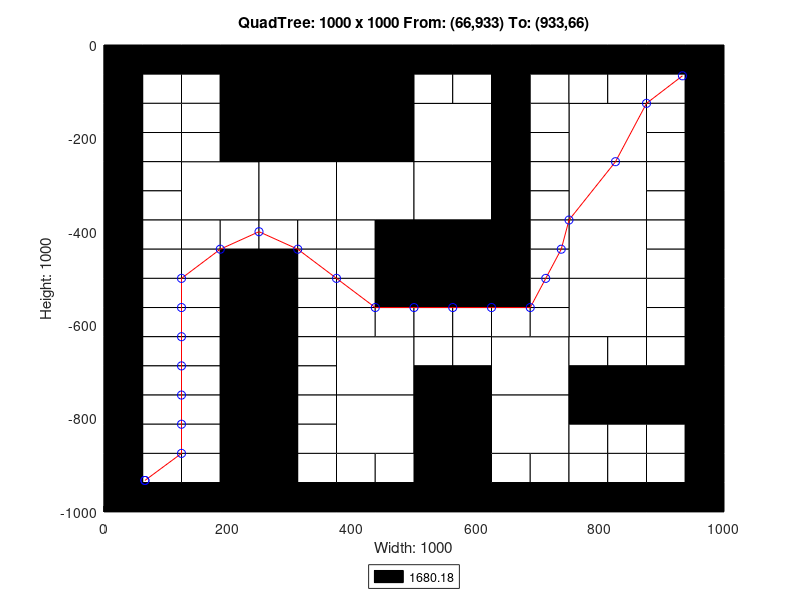

Source code (MATLAB):
axis([0 1000 -1000 0]);
title('QuadTree: 1000 x 1000 From: (66,933) To: (933,66)');
xlabel('Width: 1000');
ylabel('Height: 1000');
rectangle('Position',[250 -250 250 250], 'FaceColor',[0 0 0]);
rectangle('Position',[125 -375 125 125], 'FaceColor',[1 1 1]);
rectangle('Position',[250 -375 125 125], 'FaceColor',[1 1 1]);
rectangle('Position',[375 -375 125 125], 'FaceColor',[1 1 1]);
rectangle('Position',[500 -250 125 125], 'FaceColor',[1 1 1]);
rectangle('Position',[750 -250 125 125], 'FaceColor',[1 1 1]);
rectangle('Position',[500 -375 125 125], 'FaceColor',[1 1 1]);
rectangle('Position',[500 -500 125 125], 'FaceColor',[0 0 0]);
rectangle('Position',[750 -375 125 125], 'FaceColor',[1 1 1]);
rectangle('Position',[750 -500 125 125], 'FaceColor',[1 1 1]);
rectangle('Position',[375 -750 125 125], 'FaceColor',[1 1 1]);
rectangle('Position',[375 -875 125 125], 'FaceColor',[1 1 1]);
rectangle('Position',[625 -750 125 125], 'FaceColor',[1 1 1]);
rectangle('Position',[750 -625 125 125], 'FaceColor',[1 1 1]);
rectangle('Position',[500 -875 125 125], 'FaceColor',[0 0 0]);
rectangle('Position',[625 -875 125 125], 'FaceColor',[1 1 1]);
rectangle('Position',[500 -1000 125 125], 'FaceColor',[0 0 0]);
rectangle('Position',[0 -62.5 62.5 62.5], 'FaceColor',[0 0 0]);
rectangle('Position',[62.5 -62.5 62.5 62.5], 'FaceColor',[0 0 0]);
rectangle('Position',[0 -125 62.5 62.5], 'FaceColor',[0 0 0]);
rectangle('Position',[62.5 -125 62.5 62.5], 'FaceColor',[1 1 1]);
rectangle('Position',[125 -62.5 62.5 62.5], 'FaceColor',[0 0 0]);
rectangle('Position',[187.5 -62.5 62.5 62.5], 'FaceColor',[0 0 0]);
rectangle('Position',[125 -125 62.5 62.5], 'FaceColor',[1 1 1]);
rectangle('Position',[187.5 -125 62.5 62.5], 'FaceColor',[0 0 0]);
rectangle('Position',[0 -187.5 62.5 62.5], 'FaceColor',[0 0 0]);
rectangle('Position',[62.5 -187.5 62.5 62.5], 'FaceColor',[1 1 1]);
rectangle('Position',[0 -250 62.5 62.5], 'FaceColor',[0 0 0]);
rectangle('Position',[62.5 -250 62.5 62.5], 'FaceColor',[1 1 1]);
rectangle('Position',[125 -187.5 62.5 62.5], 'FaceColor',[1 1 1]);
rectangle('Position',[187.5 -187.5 62.5 62.5], 'FaceColor',[0 0 0]);
rectangle('Position',[125 -250 62.5 62.5], 'FaceColor',[1 1 1]);
rectangle('Position',[187.5 -250 62.5 62.5], 'FaceColor',[0 0 0]);
rectangle('Position',[0 -312.5 62.5 62.5], 'FaceColor',[0 0 0]);
rectangle('Position',[62.5 -312.5 62.5 62.5], 'FaceColor',[1 1 1]);
rectangle('Position',[0 -375 62.5 62.5], 'FaceColor',[0 0 0]);
rectangle('Position',[62.5 -375 62.5 62.5], 'FaceColor',[1 1 1]);
rectangle('Position',[0 -437.5 62.5 62.5], 'FaceColor',[0 0 0]);
rectangle('Position',[62.5 -437.5 62.5 62.5], 'FaceColor',[1 1 1]);
rectangle('Position',[0 -500 62.5 62.5], 'FaceColor',[0 0 0]);
rectangle('Position',[62.5 -500 62.5 62.5], 'FaceColor',[1 1 1]);
rectangle('Position',[125 -437.5 62.5 62.5], 'FaceColor',[1 1 1]);
rectangle('Position',[187.5 -437.5 62.5 62.5], 'FaceColor',[1 1 1]);
rectangle('Position',[125 -500 62.5 62.5], 'FaceColor',[1 1 1]);
rectangle('Position',[187.5 -500 62.5 62.5], 'FaceColor',[0 0 0]);
rectangle('Position',[250 -437.5 62.5 62.5], 'FaceColor',[1 1 1]);
rectangle('Position',[312.5 -437.5 62.5 62.5], 'FaceColor',[1 1 1]);
rectangle('Position',[250 -500 62.5 62.5], 'FaceColor',[0 0 0]);
rectangle('Position',[312.5 -500 62.5 62.5], 'FaceColor',[1 1 1]);
rectangle('Position',[375 -437.5 62.5 62.5], 'FaceColor',[1 1 1]);
rectangle('Position',[437.5 -437.5 62.5 62.5], 'FaceColor',[0 0 0]);
rectangle('Position',[375 -500 62.5 62.5], 'FaceColor',[1 1 1]);
rectangle('Position',[437.5 -500 62.5 62.5], 'FaceColor',[0 0 0]);
rectangle('Position',[500 -62.5 62.5 62.5], 'FaceColor',[0 0 0]);
rectangle('Position',[562.5 -62.5 62.5 62.5], 'FaceColor',[0 0 0]);
rectangle('Position',[500 -125 62.5 62.5], 'FaceColor',[1 1 1]);
rectangle('Position',[562.5 -125 62.5 62.5], 'FaceColor',[1 1 1]);
rectangle('Position',[625 -62.5 62.5 62.5], 'FaceColor',[0 0 0]);
rectangle('Position',[687.5 -62.5 62.5 62.5], 'FaceColor',[0 0 0]);
rectangle('Position',[625 -125 62.5 62.5], 'FaceColor',[0 0 0]);
rectangle('Position',[687.5 -125 62.5 62.5], 'FaceColor',[1 1 1]);
rectangle('Position',[625 -187.5 62.5 62.5], 'FaceColor',[0 0 0]);
rectangle('Position',[687.5 -187.5 62.5 62.5], 'FaceColor',[1 1 1]);
rectangle('Position',[625 -250 62.5 62.5], 'FaceColor',[0 0 0]);
rectangle('Position',[687.5 -250 62.5 62.5], 'FaceColor',[1 1 1]);
rectangle('Position',[750 -62.5 62.5 62.5], 'FaceColor',[0 0 0]);
rectangle('Position',[812.5 -62.5 62.5 62.5], 'FaceColor',[0 0 0]);
rectangle('Position',[750 -125 62.5 62.5], 'FaceColor',[1 1 1]);
rectangle('Position',[812.5 -125 62.5 62.5], 'FaceColor',[1 1 1]);
rectangle('Position',[875 -62.5 62.5 62.5], 'FaceColor',[0 0 0]);
rectangle('Position',[937.5 -62.5 62.5 62.5], 'FaceColor',[0 0 0]);
rectangle('Position',[875 -125 62.5 62.5], 'FaceColor',[1 1 1]);
rectangle('Position',[937.5 -125 62.5 62.5], 'FaceColor',[0 0 0]);
rectangle('Position',[875 -187.5 62.5 62.5], 'FaceColor',[1 1 1]);
rectangle('Position',[937.5 -187.5 62.5 62.5], 'FaceColor',[0 0 0]);
rectangle('Position',[875 -250 62.5 62.5], 'FaceColor',[1 1 1]);
rectangle('Position',[937.5 -250 62.5 62.5], 'FaceColor',[0 0 0]);
rectangle('Position',[625 -312.5 62.5 62.5], 'FaceColor',[0 0 0]);
rectangle('Position',[687.5 -312.5 62.5 62.5], 'FaceColor',[1 1 1]);
rectangle('Position',[625 -375 62.5 62.5], 'FaceColor',[0 0 0]);
rectangle('Position',[687.5 -375 62.5 62.5], 'FaceColor',[1 1 1]);
rectangle('Position',[625 -437.5 62.5 62.5], 'FaceColor',[0 0 0]);
rectangle('Position',[687.5 -437.5 62.5 62.5], 'FaceColor',[1 1 1]);
rectangle('Position',[625 -500 62.5 62.5], 'FaceColor',[0 0 0]);
rectangle('Position',[687.5 -500 62.5 62.5], 'FaceColor',[1 1 1]);
rectangle('Position',[875 -312.5 62.5 62.5], 'FaceColor',[1 1 1]);
rectangle('Position',[937.5 -312.5 62.5 62.5], 'FaceColor',[0 0 0]);
rectangle('Position',[875 -375 62.5 62.5], 'FaceColor',[1 1 1]);
rectangle('Position',[937.5 -375 62.5 62.5], 'FaceColor',[0 0 0]);
rectangle('Position',[875 -437.5 62.5 62.5], 'FaceColor',[1 1 1]);
rectangle('Position',[937.5 -437.5 62.5 62.5], 'FaceColor',[0 0 0]);
rectangle('Position',[875 -500 62.5 62.5], 'FaceColor',[1 1 1]);
rectangle('Position',[937.5 -500 62.5 62.5], 'FaceColor',[0 0 0]);
rectangle('Position',[0 -562.5 62.5 62.5], 'FaceColor',[0 0 0]);
rectangle('Position',[62.5 -562.5 62.5 62.5], 'FaceColor',[1 1 1]);
rectangle('Position',[0 -625 62.5 62.5], 'FaceColor',[0 0 0]);
rectangle('Position',[62.5 -625 62.5 62.5], 'FaceColor',[1 1 1]);
rectangle('Position',[125 -562.5 62.5 62.5], 'FaceColor',[1 1 1]);
rectangle('Position',[187.5 -562.5 62.5 62.5], 'FaceColor',[0 0 0]);
rectangle('Position',[125 -625 62.5 62.5], 'FaceColor',[1 1 1]);
rectangle('Position',[187.5 -625 62.5 62.5], 'FaceColor',[0 0 0]);
rectangle('Position',[0 -687.5 62.5 62.5], 'FaceColor',[0 0 0]);
rectangle('Position',[62.5 -687.5 62.5 62.5], 'FaceColor',[1 1 1]);
rectangle('Position',[0 -750 62.5 62.5], 'FaceColor',[0 0 0]);
rectangle('Position',[62.5 -750 62.5 62.5], 'FaceColor',[1 1 1]);
rectangle('Position',[125 -687.5 62.5 62.5], 'FaceColor',[1 1 1]);
rectangle('Position',[187.5 -687.5 62.5 62.5], 'FaceColor',[0 0 0]);
rectangle('Position',[125 -750 62.5 62.5], 'FaceColor',[1 1 1]);
rectangle('Position',[187.5 -750 62.5 62.5], 'FaceColor',[0 0 0]);
rectangle('Position',[250 -562.5 62.5 62.5], 'FaceColor',[0 0 0]);
rectangle('Position',[312.5 -562.5 62.5 62.5], 'FaceColor',[1 1 1]);
rectangle('Position',[250 -625 62.5 62.5], 'FaceColor',[0 0 0]);
rectangle('Position',[312.5 -625 62.5 62.5], 'FaceColor',[1 1 1]);
rectangle('Position',[375 -562.5 62.5 62.5], 'FaceColor',[1 1 1]);
rectangle('Position',[437.5 -562.5 62.5 62.5], 'FaceColor',[0 0 0]);
rectangle('Position',[375 -625 62.5 62.5], 'FaceColor',[1 1 1]);
rectangle('Position',[437.5 -625 62.5 62.5], 'FaceColor',[1 1 1]);
rectangle('Position',[250 -687.5 62.5 62.5], 'FaceColor',[0 0 0]);
rectangle('Position',[312.5 -687.5 62.5 62.5], 'FaceColor',[1 1 1]);
rectangle('Position',[250 -750 62.5 62.5], 'FaceColor',[0 0 0]);
rectangle('Position',[312.5 -750 62.5 62.5], 'FaceColor',[1 1 1]);
rectangle('Position',[0 -812.5 62.5 62.5], 'FaceColor',[0 0 0]);
rectangle('Position',[62.5 -812.5 62.5 62.5], 'FaceColor',[1 1 1]);
rectangle('Position',[0 -875 62.5 62.5], 'FaceColor',[0 0 0]);
rectangle('Position',[62.5 -875 62.5 62.5], 'FaceColor',[1 1 1]);
rectangle('Position',[125 -812.5 62.5 62.5], 'FaceColor',[1 1 1]);
rectangle('Position',[187.5 -812.5 62.5 62.5], 'FaceColor',[0 0 0]);
rectangle('Position',[125 -875 62.5 62.5], 'FaceColor',[1 1 1]);
rectangle('Position',[187.5 -875 62.5 62.5], 'FaceColor',[0 0 0]);
rectangle('Position',[0 -937.5 62.5 62.5], 'FaceColor',[0 0 0]);
rectangle('Position',[62.5 -937.5 62.5 62.5], 'FaceColor',[1 1 1]);
rectangle('Position',[0 -1000 62.5 62.5], 'FaceColor',[0 0 0]);
rectangle('Position',[62.5 -1000 62.5 62.5], 'FaceColor',[0 0 0]);
rectangle('Position',[125 -937.5 62.5 62.5], 'FaceColor',[1 1 1]);
rectangle('Position',[187.5 -937.5 62.5 62.5], 'FaceColor',[0 0 0]);
rectangle('Position',[125 -1000 62.5 62.5], 'FaceColor',[0 0 0]);
rectangle('Position',[187.5 -1000 62.5 62.5], 'FaceColor',[0 0 0]);
rectangle('Position',[250 -812.5 62.5 62.5], 'FaceColor',[0 0 0]);
rectangle('Position',[312.5 -812.5 62.5 62.5], 'FaceColor',[1 1 1]);
rectangle('Position',[250 -875 62.5 62.5], 'FaceColor',[0 0 0]);
rectangle('Position',[312.5 -875 62.5 62.5], 'FaceColor',[1 1 1]);
rectangle('Position',[250 -937.5 62.5 62.5], 'FaceColor',[0 0 0]);
rectangle('Position',[312.5 -937.5 62.5 62.5], 'FaceColor',[1 1 1]);
rectangle('Position',[250 -1000 62.5 62.5], 'FaceColor',[0 0 0]);
rectangle('Position',[312.5 -1000 62.5 62.5], 'FaceColor',[0 0 0]);
rectangle('Position',[375 -937.5 62.5 62.5], 'FaceColor',[1 1 1]);
rectangle('Position',[437.5 -937.5 62.5 62.5], 'FaceColor',[1 1 1]);
rectangle('Position',[375 -1000 62.5 62.5], 'FaceColor',[0 0 0]);
rectangle('Position',[437.5 -1000 62.5 62.5], 'FaceColor',[0 0 0]);
rectangle('Position',[500 -562.5 62.5 62.5], 'FaceColor',[0 0 0]);
rectangle('Position',[562.5 -562.5 62.5 62.5], 'FaceColor',[0 0 0]);
rectangle('Position',[500 -625 62.5 62.5], 'FaceColor',[1 1 1]);
rectangle('Position',[562.5 -625 62.5 62.5], 'FaceColor',[1 1 1]);
rectangle('Position',[625 -562.5 62.5 62.5], 'FaceColor',[0 0 0]);
rectangle('Position',[687.5 -562.5 62.5 62.5], 'FaceColor',[1 1 1]);
rectangle('Position',[625 -625 62.5 62.5], 'FaceColor',[1 1 1]);
rectangle('Position',[687.5 -625 62.5 62.5], 'FaceColor',[1 1 1]);
rectangle('Position',[500 -687.5 62.5 62.5], 'FaceColor',[1 1 1]);
rectangle('Position',[562.5 -687.5 62.5 62.5], 'FaceColor',[1 1 1]);
rectangle('Position',[500 -750 62.5 62.5], 'FaceColor',[0 0 0]);
rectangle('Position',[562.5 -750 62.5 62.5], 'FaceColor',[0 0 0]);
rectangle('Position',[875 -562.5 62.5 62.5], 'FaceColor',[1 1 1]);
rectangle('Position',[937.5 -562.5 62.5 62.5], 'FaceColor',[0 0 0]);
rectangle('Position',[875 -625 62.5 62.5], 'FaceColor',[1 1 1]);
rectangle('Position',[937.5 -625 62.5 62.5], 'FaceColor',[0 0 0]);
rectangle('Position',[750 -687.5 62.5 62.5], 'FaceColor',[1 1 1]);
rectangle('Position',[812.5 -687.5 62.5 62.5], 'FaceColor',[1 1 1]);
rectangle('Position',[750 -750 62.5 62.5], 'FaceColor',[0 0 0]);
rectangle('Position',[812.5 -750 62.5 62.5], 'FaceColor',[0 0 0]);
rectangle('Position',[875 -687.5 62.5 62.5], 'FaceColor',[1 1 1]);
rectangle('Position',[937.5 -687.5 62.5 62.5], 'FaceColor',[0 0 0]);
rectangle('Position',[875 -750 62.5 62.5], 'FaceColor',[0 0 0]);
rectangle('Position',[937.5 -750 62.5 62.5], 'FaceColor',[0 0 0]);
rectangle('Position',[625 -937.5 62.5 62.5], 'FaceColor',[1 1 1]);
rectangle('Position',[687.5 -937.5 62.5 62.5], 'FaceColor',[1 1 1]);
rectangle('Position',[625 -1000 62.5 62.5], 'FaceColor',[0 0 0]);
rectangle('Position',[687.5 -1000 62.5 62.5], 'FaceColor',[0 0 0]);
rectangle('Position',[750 -812.5 62.5 62.5], 'FaceColor',[0 0 0]);
rectangle('Position',[812.5 -812.5 62.5 62.5], 'FaceColor',[0 0 0]);
rectangle('Position',[750 -875 62.5 62.5], 'FaceColor',[1 1 1]);
rectangle('Position',[812.5 -875 62.5 62.5], 'FaceColor',[1 1 1]);
rectangle('Position',[875 -812.5 62.5 62.5], 'FaceColor',[0 0 0]);
rectangle('Position',[937.5 -812.5 62.5 62.5], 'FaceColor',[0 0 0]);
rectangle('Position',[875 -875 62.5 62.5], 'FaceColor',[1 1 1]);
rectangle('Position',[937.5 -875 62.5 62.5], 'FaceColor',[0 0 0]);
rectangle('Position',[750 -937.5 62.5 62.5], 'FaceColor',[1 1 1]);
rectangle('Position',[812.5 -937.5 62.5 62.5], 'FaceColor',[1 1 1]);
rectangle('Position',[750 -1000 62.5 62.5], 'FaceColor',[0 0 0]);
rectangle('Position',[812.5 -1000 62.5 62.5], 'FaceColor',[0 0 0]);
rectangle('Position',[875 -937.5 62.5 62.5], 'FaceColor',[1 1 1]);
rectangle('Position',[937.5 -937.5 62.5 62.5], 'FaceColor',[0 0 0]);
rectangle('Position',[875 -1000 62.5 62.5], 'FaceColor',[0 0 0]);
rectangle('Position',[937.5 -1000 62.5 62.5], 'FaceColor',[0 0 0]);
X=[933,875,825,750,737.5,712.5,687.5,625,562.5,500,437.5,375,312.5,250,187.5,125,125,125,125,125,125,125,66,66];
Y=[-66,-125,-250,-375,-437.5,-500,-562.5,-562.5,-562.5,-562.5,-562.5,-500,-437.5,-400,-437.5,-500,-562.5,-625,-687.5,-750,-812.5,-875,-933,-933];
hold on;
plot(X,Y,'r');
plot(X,Y,'bo');
legend('1680.18','Location','southoutside');
